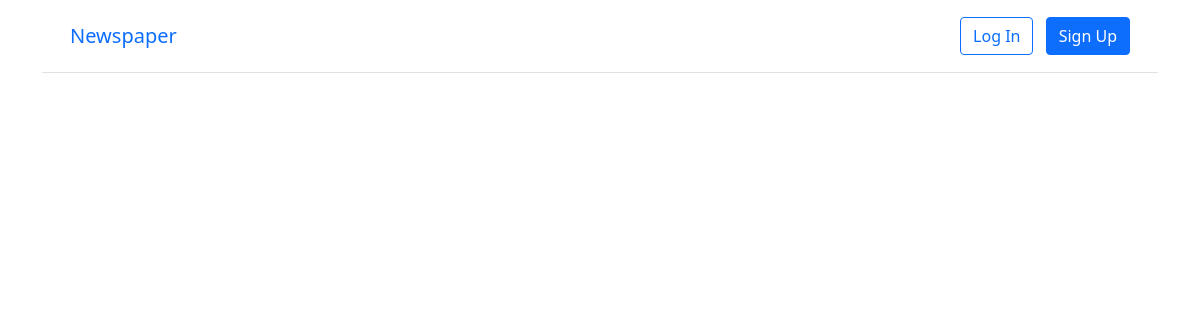
The page /articles/ on the database as committed earlier.
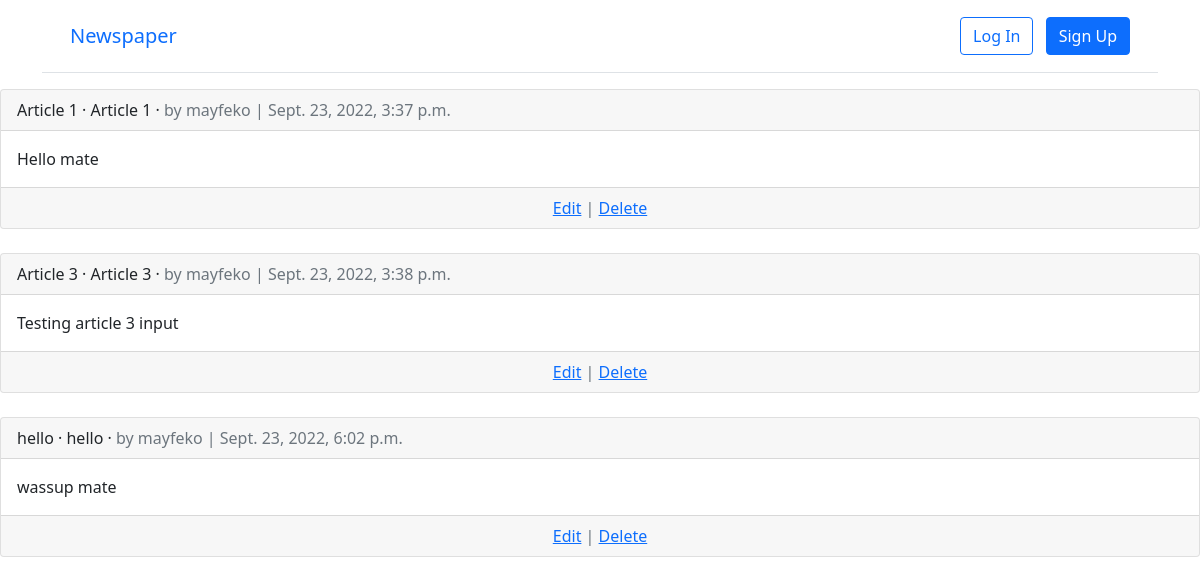
The same page on the database as committed later.
### articles/models.py (models this page shows, shortened)
class Article(models.Model):
    title = models.CharField(max_length=255)
    body = models.TextField()
    date = models.DateTimeField(auto_now_add=True)
    author = models.ForeignKey(
        settings.AUTH_USER_MODEL,
        on_delete=models.CASCADE,
    )

### accounts/models.py (models this page shows)
class CustomUser(AbstractUser):
    age = models.PositiveIntegerField(null=True, blank=True)

### articles/views.py (the view)
# urls.py: path("", ArticleListView.as_view(), name="article_list"),
class ArticleListView(ListView):
    model = Article
    template_name = "article_list.html"

### templates/article_list.html (shortened to what this page needs)
{% extends "base.html" %}
{% block content %}
{% for article in article_list %}
<div class="card">
    <div class="card-header">
        <span class="font-weight-bold">{{ article.title }}</span> &middot;
        <span class="font-weight-bold">{{ article.title }}</span> &middot;
    <span class="text-muted">by {{ article.author }} | {{ article.date }}</span>
    </div>
    <div class="card-body">
        {{ article.body }}
    </div>
    <div class="card-footer text-center text-muted">
        <a href="{% url 'article_edit' article.pk %}">Edit</a> |
        <a href="{% url 'article_delete' article.pk %}">Delete</a>
    </div>
</div>
<br />
{% endfor %}
{% endblock content %}

### templates/base.html (shortened to what this page needs)
<!DOCTYPE html>
<html>
<head>
    <link href="https://cdn.jsdelivr.net/npm/bootstrap@5.1.3/dist/css/bootstrap.min.css" rel="stylesheet">
</head>
<body>
    <div class="container">
        <header class="p-3 mb-3 border-bottom">
            <div class="container">
                <div class="d-flex flex-wrap align-items-center justify-content-center justify-content-lg-start">
                    <a class="navbar-brand" href="{% url 'home' %}">Newspaper</a>
                       {% if user.is_authenticated %}
                       <li><a href="{% url 'article_new' %}" class="nav-link px-2 link-dark">+ New</a></li>
                    </ul>
                <div class="dropdown text-end">
                    <a href="#" class="d-block link-dark text-decoration-none dropdown-toggle"
                        id="dropdownUser1" data-bs-toggle="dropdown" aria-expanded="false">
                        {{ user.username }}
                    </a>
                    <ul class="dropdown-menu text-small" aria-labelledby="dropdownUser1">
                        <li><a class="dropdown-item" href="{% url 'password_change'%}">
                        Change password</a></li>
                        <li><a class="dropdown-item" href="{% url 'logout' %}">Log Out</a></li>
                    </ul>
                </div>
                {% else %}
                <div class="text-end">
                    <a href="{% url 'login' %}" class="btn btn-outline-primary me-2">
                    Log In</a>
                    <a href="{% url 'signup' %}" class="btn btn-primary">Sign Up</a>
                </div>
                {% endif %}
                </div>
            </div>
        </header>
    </div>
    <main>
    {% block content %}
    {% endblock content %}
    </main>
</body>
</html>

Rows that differ between the two databases and show on the page:
added Article: title "Article 1", author "mayfeko", date "Sept. 23, 2022, 3:37 p.m.", body "Hello mate"
added Article: title "Article 3", author "mayfeko", date "Sept. 23, 2022, 3:38 p.m.", body "Testing article 3 input"
added Article: title "hello", author "mayfeko", date "Sept. 23, 2022, 6:02 p.m.", body "wassup mate"
